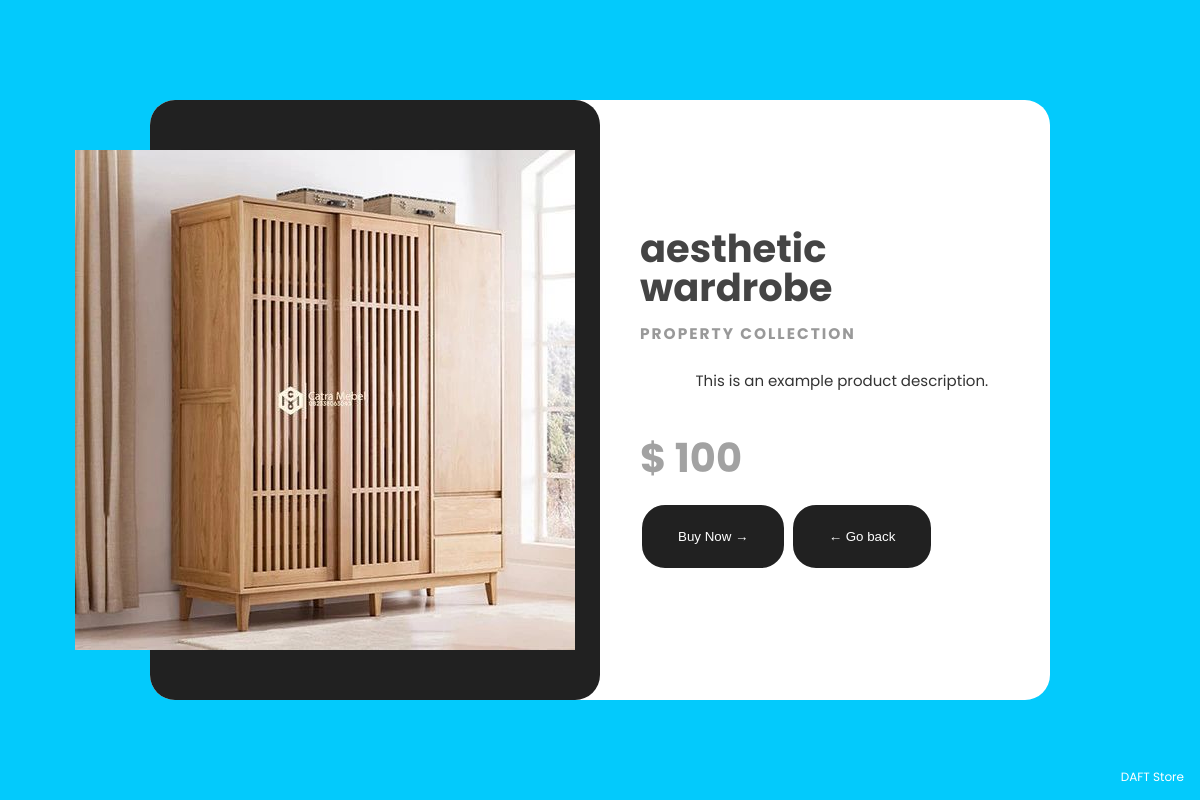
Screenshot of /detail.php?id=3 with the database file from the repository.
### tables this page shows
CREATE TABLE `catalog` (
  `id` int NOT NULL,
  `product_name` varchar(255) NOT NULL,
  `image_url` varchar(255) NOT NULL,
  `description` text,
  `price` text NOT NULL
);

### detail.php (the view, shortened to what this page needs)
<!DOCTYPE html>
<html lang="en" >
<head>
  <link rel="stylesheet" href="assets/css/detail.css">
</head>
<body>
<?php
    if (isset($_GET['id'])) {
        $product_id = $_GET['id'];
        require_once 'db.php';
        $sql = "SELECT id, product_name, image_url, description, price FROM catalog WHERE id = $product_id";
        $result = $conn->query($sql);
        if ($result->num_rows > 0) {
            $row = $result->fetch_assoc();
?>
    <div class="container">
        <div class="imgBx">
            <img src="<?php echo $row['image_url']; ?>" alt="Nike Jordan Proto-Lyte Image">
        </div>
        <div class="details">
            <div class="content">
                <h2><?php echo $row['product_name']; ?><br>
                    <span>property Collection</span>
                </h2>
                <p>
                <?php echo $row['description']; ?>
                </p>
                <h3>$ <?php echo $row['price']; ?></h3><br><br><br>
                <a href="add-to-cart.php?product_id=<?php echo $row['id']; ?>&quantity=1"><button>Buy Now →</button></a>
                <a href="catalog.php"><button>← Go back</button></a>
            </div>
        </div>
    </div>
<?php
} else {
    echo "Product not found.";
}
} else {
echo "Product ID is missing.";
}
?>
    <footer>
        <a href="index.php">DAFT Store</a>
    </footer>
</body>
</html>
</body>
</html>

### assets/css/detail.css (style rules this page uses)
body { margin: 0; padding: 0; display: flex; justify-content: center; align-items: center; min-height: 100vh; font-family: 'Poppins', sans-serif; background: #03cafc; }
.container { position: relative; display: flex; flex-wrap: wrap; justify-content: space-between; width: 900px; height: 600px; background: #fff; margin: 20px; border-radius: 25px; }
.container .imgBx { position: relative; display: flex; justify-content: center; align-items: center; width: 50%; height: 100%; background: #212121; transition: .3s linear; border-radius: 25px; }
.container .imgBx:before { content: 'DAFT'; position: absolute; top: 0px; left: 24px; color: #000; opacity: 0.2; font-size: 8em; font-weight: 800; }
.container .imgBx img { position: relative; width: 700px; left: -50px; transition: .9s linear; }
.container .details { display: flex; justify-content: center; align-items: center; width: 50%; height: 100%; box-sizing: border-box; padding: 40px; border-radius: 25px; }
.container .details h2 { margin: 0; padding: 0; font-size: 2.4em; line-height: 1em; color: #444; }
.container .details h2 span { font-size: 0.4em; text-transform: uppercase; letter-spacing: 2px; color: #999; }
.container .details p { max-width: 85%; margin-left: 15%; color: #333; font-size: 15px; margin-bottom: 36px; }
.container .details h3 { margin: 0; padding: 0; font-size: 2.5em; color: #a2a2a2; float: left; }
.container .details button { display: inline-block; background-color: #212121; color: #fff; padding: 1.50rem 2.25rem; font-weight: var(--font-medium); transition: 0.3s; border-radius: 25px; border: 2px solid; }
footer { position: fixed; right: 16px; bottom: 12px; }
footer a { color: #fff; text-decoration: none; font-size: 12px; }

### rows the page displays
catalog: image_url (picture), product_name "aesthetic wardrobe", description "This is an example product description.", price "100"
